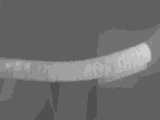
#> input picture selected_pic_for_test_pyg/421802_9_div_16_restore.bmp, 160 x 120 px, found by its file name; its folder holds only this picture in this run
$ python locate_breakage.py
#> lines starting #> are read from the running program, lines starting #| are printed output that depends on the picture
### scripts/otsu+grabcut/helper.py
import os
import cv2
import math
import numpy as np
import matplotlib.pyplot as plt

from scipy import signal


def get_img_num(directionName, suffix='.bmp'):
#> called with suffix = '.bmp'
    num_list = []
    for parent, dirnames, filenames in os.walk(directionName):
        for filename in filenames:
            if filename.lower().endswith(suffix):
                fname1, fname2 = os.path.split(filename)
                num_list.append(str.split(fname2, suffix)[0])
    return num_list


# [4 lines left out: function sliding_window, not called in this run]


def gaussian(x, a, m, s):
    return a*np.exp(-((x-m)/s)**2)


def func1(x, a, b, c):
    return (a*x+b)*x+c


def func2(x, a, b):
    return a*x+b


def func3(x, a1, a2, a3, m1, m2, m3, s1, s2, s3):
    return a1*np.exp(-((x-m1)/s1)**2)+a2*np.exp(-((x-m2)/s2)**2)+a3*np.exp(-((x-m3)/s3)**2)


def func4(x, a0, a1, a2, a3, m1, m2, m3, s1, s2, s3, b0):
    return a0*x+b0+a1*np.exp(-((x-m1)/s1)**2)+a2*np.exp(-((x-m2)/s2)**2)+a3*np.exp(-((x-m3)/s3)**2)


def func5(x, a0, a1, a2, a3, m0, m1, m2, m3, s0, s1, s2, s3):
    return a0*np.exp(-((x-m0)/s0)**2)+a1*np.exp(-((x-m1)/s1)**2)+a2*np.exp(-((x-m2)/s2)**2)+a3*np.exp(-((x-m3)/s3)**2)


# [7 lines left out: function get_slice, not called in this run]


def get_average(records):
    return sum(records) / len(records)


def get_variance(records):
    average = get_average(records)
    return sum([(x - average) ** 2 for x in records]) / len(records)


def get_standard_deviation(records):
    variance = get_variance(records)
    return math.sqrt(variance)


def get_rms(records):
    # 均方根值 反映的是有效值而不是平均值
    return math.sqrt(sum([x ** 2 for x in records]) / len(records))


# [20 lines left out: functions get_mse, get_rmse, get_mae, not called in this run]


def draw_zero_line():
    xdata = range(0, 160)
    plt.plot(np.array(xdata), [0 for i in xdata], 'b', label='curvefit values')


# [29 lines left out: functions draw_image, prepare_window, get_maxs, get_diff, not called in this run]


def draw_without_axis_many(cnt_x, cnt_y, imgs, strs, coordinates):
    fig, axes = plt.subplots(cnt_x, cnt_y, figsize=(3*cnt_y, 3*cnt_x),
                             sharex=True, sharey=True, subplot_kw={'adjustable': 'box'})
    for i in range(cnt_x):
        for j in range(cnt_y):
            axes[i*cnt_x+j].imshow(imgs[i], cmap=plt.cm.gray)
            axes[i*cnt_x+j].set_title(strs[i])
            axes[i*cnt_x+j].axis('off')
    axes[2].plot(coordinates[:, 1], coordinates[:, 0], 'r.')
    fig.tight_layout()
    plt.show()


# [34 lines left out: functions get_maximal_minimal, get_peaks, not called in this run]


def get_para_for_test_pyg():
    read_path = '/home/yr/catkin_ws/src/my_robot/selected_pic_for_test_pyg/'
    num_list = get_img_num(read_path)
    result_path = './mask/grabcut/'
    return read_path, num_list, result_path


# [12 lines left out: functions get_para_for_remote_pyg, get_para_for_near_pyg, not called in this run]


def ylable_without_ticks(ax,ylabelStr):
    ax.set_xticks([]),ax.set_yticks([])
    ax.set_ylabel(ylabelStr,fontsize=12)

### scripts/otsu+grabcut/locate_breakage.py
# 对近距离拍摄，未作分割的图像，已知破损数目的情况下，可精准定位——可以结合前面极大极小值的方法，确认数目后进行定位

import cv2
from scipy import ndimage as ndi
from skimage.feature import peak_local_max
from helper import *


if __name__ == '__main__':
    # read_path = '/home/yr/热成像数据_存档_排烟管/外裹纸/2023_02_20_1630_pyg/raw/'
    # num_list = [463202, 470328, 489938]
    read_path, num_list, result_path = get_para_for_test_pyg()

    for num in num_list:
        im = cv2.imread(read_path+str(num)+".bmp", 0)
#> im is the input picture: shape (120, 160); min 80, max 208, mean 109.2
        # im = im[:, 0:50]
        image_max = ndi.maximum_filter(im, size=12, mode='constant')
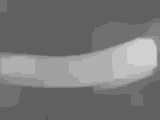
#> image_max: shape (120, 160); min 80, max 208, mean 120.5
        coordinates = peak_local_max(im, min_distance=5, num_peaks=4)
#> coordinates = [[45, 143], [49, 148], [50, 135], [50, 140]]

        imgs = [im, image_max, im]
        strs = ['Original', 'Maximum filter', 'Peak local max']
        draw_without_axis_many(1, 3, imgs, strs, coordinates)
#> in draw_without_axis_many, `plt.show()`:
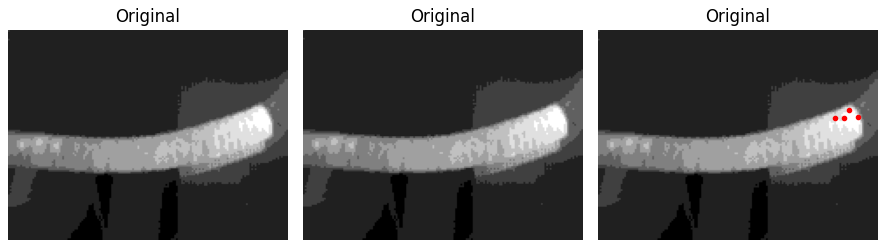
#> figure drawn by matplotlib, 3 panels

$ run again, on selected_pic_for_test_pyg/421802_9_pyrDown_1_restore.bmp
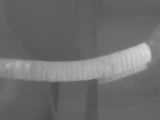
#> input picture selected_pic_for_test_pyg/421802_9_pyrDown_1_restore.bmp, 160 x 120 px, found by its file name
#> im is the input picture: shape (120, 160); min 75, max 215, mean 109
#> coordinates = [[51, 146], [64, 17], [68, 107], [65, 7]]
#> in draw_without_axis_many, `plt.show()`:
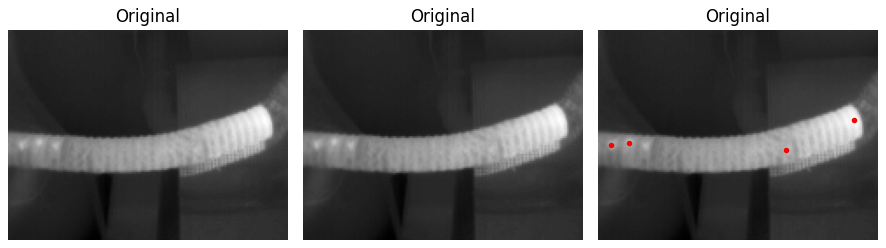
#> figure drawn by matplotlib, 3 panels
